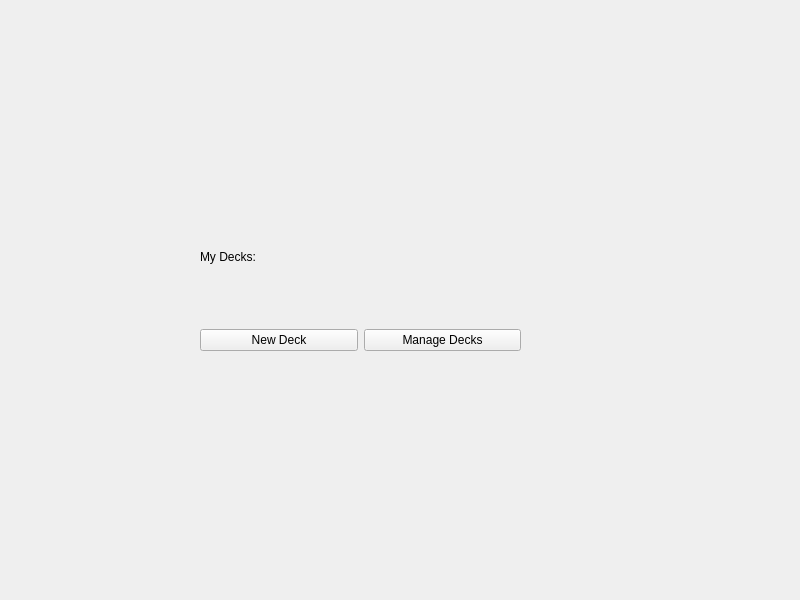
<?xml version="1.0" encoding="UTF-8"?>
<ui version="4.0">
 <class>DeckListWidget</class>
 <widget class="QWidget" name="DeckListWidget">
  <property name="geometry">
   <rect>
    <x>0</x>
    <y>0</y>
    <width>800</width>
    <height>600</height>
   </rect>
  </property>
  <property name="windowTitle">
   <string>Form</string>
  </property>
  <widget class="QWidget" name="layoutWidget">
   <property name="geometry">
    <rect>
     <x>200</x>
     <y>190</y>
     <width>321</width>
     <height>161</height>
    </rect>
   </property>
   <layout class="QVBoxLayout" name="verticalLayout">
    <item>
     <widget class="QLabel" name="myDecksLabel">
      <property name="minimumSize">
       <size>
        <width>0</width>
        <height>0</height>
       </size>
      </property>
      <property name="text">
       <string>My Decks:</string>
      </property>
     </widget>
    </item>
    <item>
     <layout class="QVBoxLayout" name="decksVBox"/>
    </item>
    <item>
     <layout class="QHBoxLayout" name="horizontalLayout">
      <item>
       <widget class="QPushButton" name="newDeckButton">
        <property name="sizePolicy">
         <sizepolicy hsizetype="Preferred" vsizetype="Fixed">
          <horstretch>0</horstretch>
          <verstretch>0</verstretch>
         </sizepolicy>
        </property>
        <property name="text">
         <string>New Deck</string>
        </property>
       </widget>
      </item>
      <item>
       <widget class="QPushButton" name="manageDecksButon">
        <property name="sizePolicy">
         <sizepolicy hsizetype="Preferred" vsizetype="Fixed">
          <horstretch>0</horstretch>
          <verstretch>0</verstretch>
         </sizepolicy>
        </property>
        <property name="text">
         <string>Manage Decks</string>
        </property>
       </widget>
      </item>
     </layout>
    </item>
   </layout>
  </widget>
 </widget>
 <resources/>
 <connections/>
</ui>
